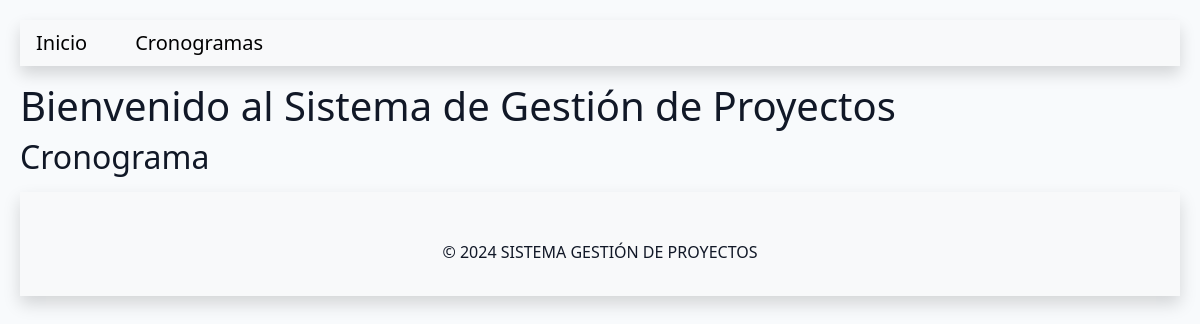
/lineabase/index, run on an earlier commit of the app's database.
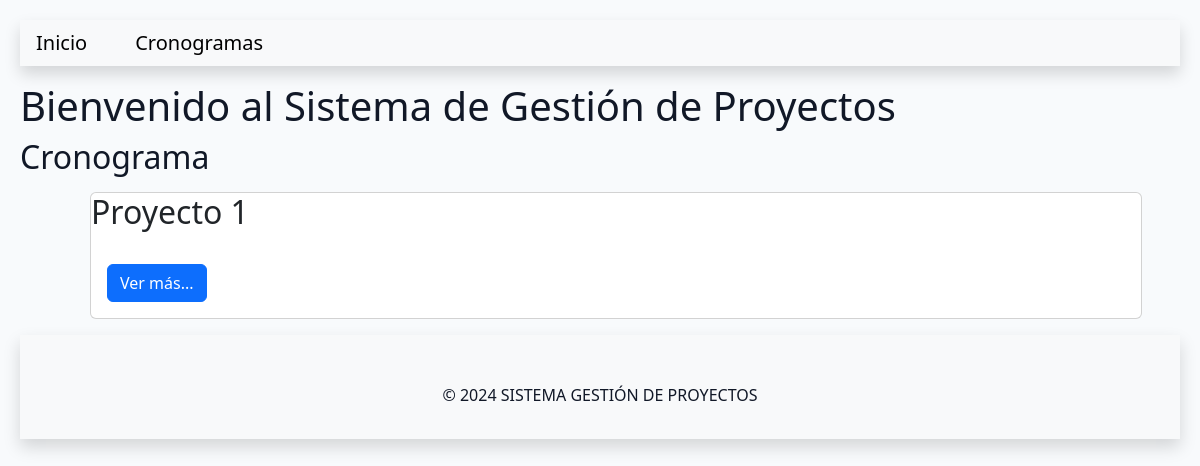
And on a later commit of the database.
### lineabase/models.py (models this page shows, shortened)
class Cronograma(models.Model):
    costoEstimado = models.DecimalField( decimal_places=2, max_digits=10)
    fechaFinProyecto = models.DateField()
    fechaInicioProyecto = models.DateField()
    observaciones = models.TextField()
    proyecto = models.ForeignKey(to='gestionproyecto.Proyecto', on_delete=models.CASCADE)
    slug = models.SlugField(unique=True, max_length=200, blank=True)

### gestionproyecto/models.py (models this page shows, shortened)
class Proyecto(models.Model):
    nombre = models.CharField(max_length=100)
    descripcion = models.TextField()
    fecha_inicio = models.DateField()
    fecha_fin = models.DateField()
    estado = models.IntegerField(choices=ESTADO, default=0)
    fecha_creacion = models.DateTimeField(auto_now_add=True)
    fecha_modificacion = models.DateTimeField(auto_now=True)
    acta_constitucion = models.OneToOneField(to='gestionproyecto.ActaConstitucion', on_delete=models.CASCADE, null=True, blank=True)
    interesados = models.ManyToManyField(to=Interesado, blank=True)
    comunicaciones = models.ManyToManyField(to=Comunicacion, blank=True)
    riesgos = models.ManyToManyField(to=Riesgo, blank=True)
    alcances = models.ManyToManyField(to=Alcance, blank=True)
    slug = models.SlugField(unique=True, max_length=200, blank=True)

### lineabase/views.py (the view)
# urls.py: path('index', views.CronogramaList.as_view(), name='index'),
class CronogramaList(generic.ListView):
    queryset = Cronograma.objects.all().order_by('proyecto')
    template_name = 'lineabase/index.html'
    context_object_name = 'cronograma_list'

### templates/lineabase/index.html
{% extends 'lineabase/base.html' %}
{% block content %}
    <h1>Bienvenido al Sistema de Gestión de Proyectos</h1>
    <h2> Cronograma </h2>
    <div class="container">
         <ul>
        {% for cronograma in cronograma_list %}
        <div class="card m-3">
            <div class="card-title">
                <h2>{{ cronograma.proyecto.nombre | title}}</h2>
            </div>
            <div class="card-body">
                <a class="btn btn-primary" href="{% url 'cronograma_view' cronograma.slug %}">Ver más...</a>
            </div>
        </div>
        {% endfor %}
        </ul>
    </div>
{% endblock content %}

What changed in the data, as far as the page shows it:
added Cronograma: proyecto.nombre "Proyecto 1"
